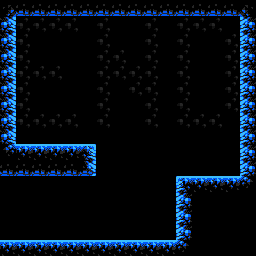

Rendered tile map (Tiled .tmx) drawn with the repository's tilesets; below, a short description and the map source with its tile grids summarised:
An orthogonal 16x16 tile map with 16x16 px tiles, 2 tile layers (end, main), 2 tilesets and 3 objects (l_0, weredrahk, pumpkin_dera_crewman).

<map version="1.0" orientation="orthogonal" renderorder="right-down" width="16" height="16" tilewidth="16" tileheight="16" nextobjectid="8">
 <properties>
  <property name="isStart" type="bool" value="true" />
 </properties>
 <tileset firstgid="1" source="../corpus.tsx" />
 <tileset firstgid="12097" source="../../connectors.tsx" />
 <layer name="end" width="16" height="16">
  <data>[256 cells, 49 non-empty, 1 distinct tile ids]</data>
 </layer>
 <layer name="main" width="16" height="16">
  <data>[256 cells, 66 non-empty, 11 distinct tile ids]</data>
 </layer>
 <objectgroup name="connectors">
  <object id="5" type="l_0" gid="12101" x="0" y="176" width="16" height="16">
   <properties>
    <property name="type" type="int" value="0" />
   </properties>
  </object>
 </objectgroup>
 <objectgroup name="enemies">
  <object id="6" type="weredrahk" x="32" y="112" width="32" height="32" />
  <object id="7" type="pumpkin_dera_crewman" x="192" y="144" width="32" height="32" />
 </objectgroup>
</map>
